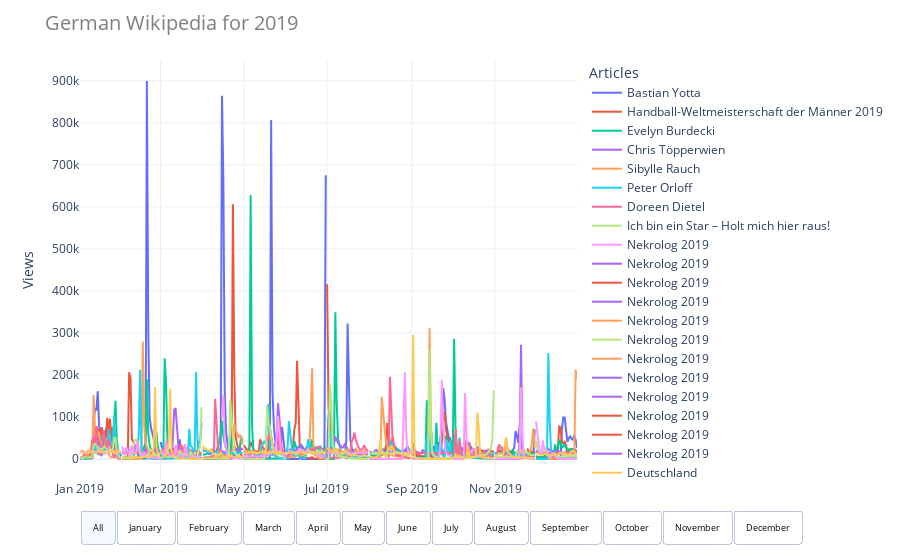

This figure's notebook cell:
### Markdown cell above
#### Russian Wikipedia
- The top two articles with the highest views per day are from two artists who died prematurely. The third article was *Собор Парижской Богоматери* (Notre-Dame de Paris).


- One of the most viewed articles during the year was *Россия* (Russia). An explanation for this may be related to education, similar to some articles in the Spanish Wikipedia. Other articles relate to specific events in Russia, like *Блокада Ленинграда* (Siege of Leningrad), *Гибель тургруппы Дятлова* (Dyatlov Pass incident) and *Террористический акт в Беслане* (Beslan school siege).


- Articles related to Russian speaking countries other than Russia are:
    - Ukraine: *Зеленский, Владимир Александрович* (Volodymyr Zelensky), *Президентские выборы на Украине (2019)* (2019 Ukrainian presidential election), *Порошенко, Пётр Алексеевич* (Petro Poroshenko)
    - Kazakhstan: *Токаев, Касым-Жомарт Кемелевич* (Kassym-Jomart Tokayev), *Назарбаев, Нурсултан Абишевич* (Nursultan Nazarbayev)


- In June, eight articles out of ten are related to the Chernobyl disaster of 1986. The interest on this event appears to be motivated by the premiere of a TV-series about the disaster. It is remarkable to see how the trend for these articles is so similar to each other.


- Another noticeable trend is for the most viewed article on a single day during the year. The article is for *Началова, Юлия Викторовна* (Yulia Nachalova). The singer died on March 16th after being in a hospital for a week. Media reported that one of the reasons of her death was because she suffered from gout. This explains why the second most viewed article during that month – *Подагра* (Gout) – follows a similar trend as the article from the singer.

### Code cell
wiki_visual.lang_plot(wiki_de.get_df(), 'total', 'German')
